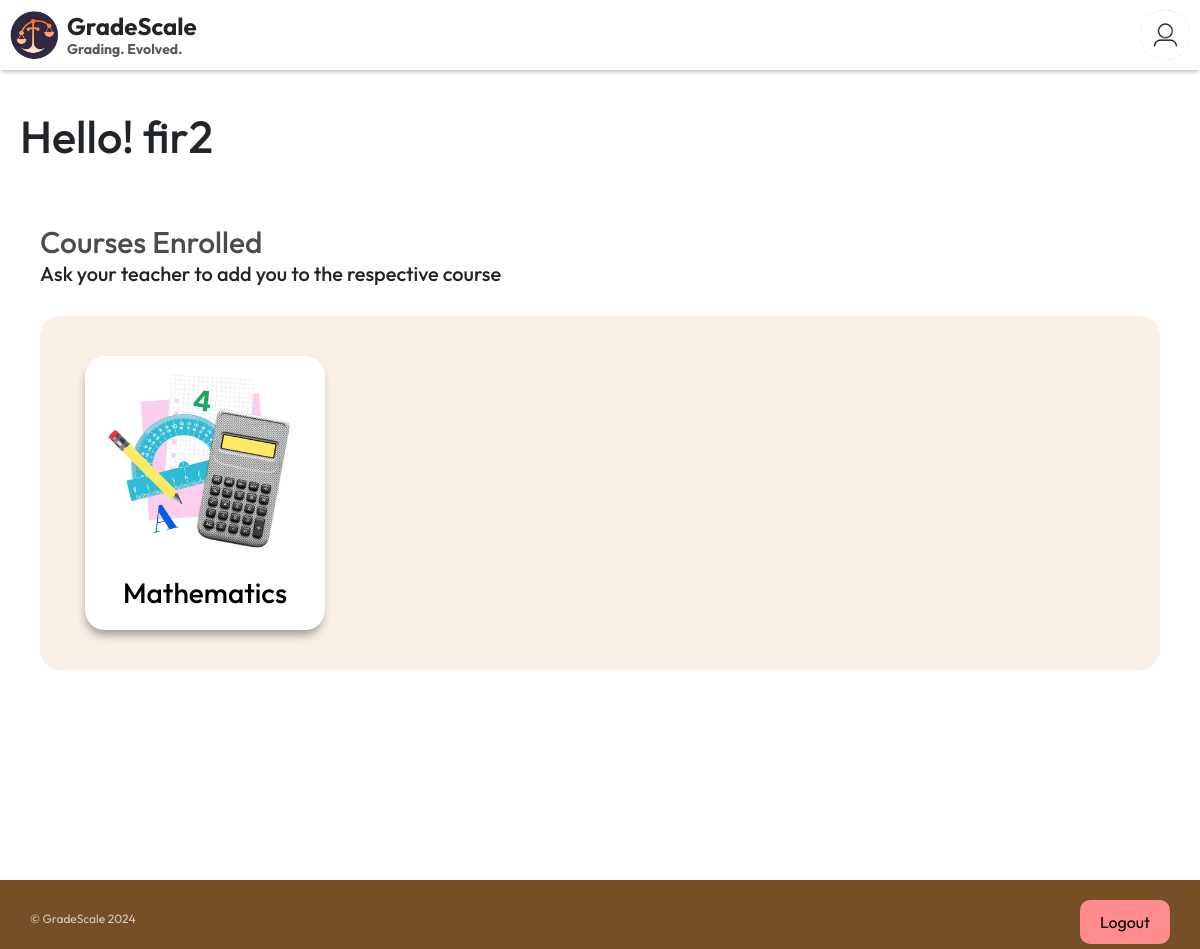
/student/dashboard (signed in), run on an earlier commit of the app's database.
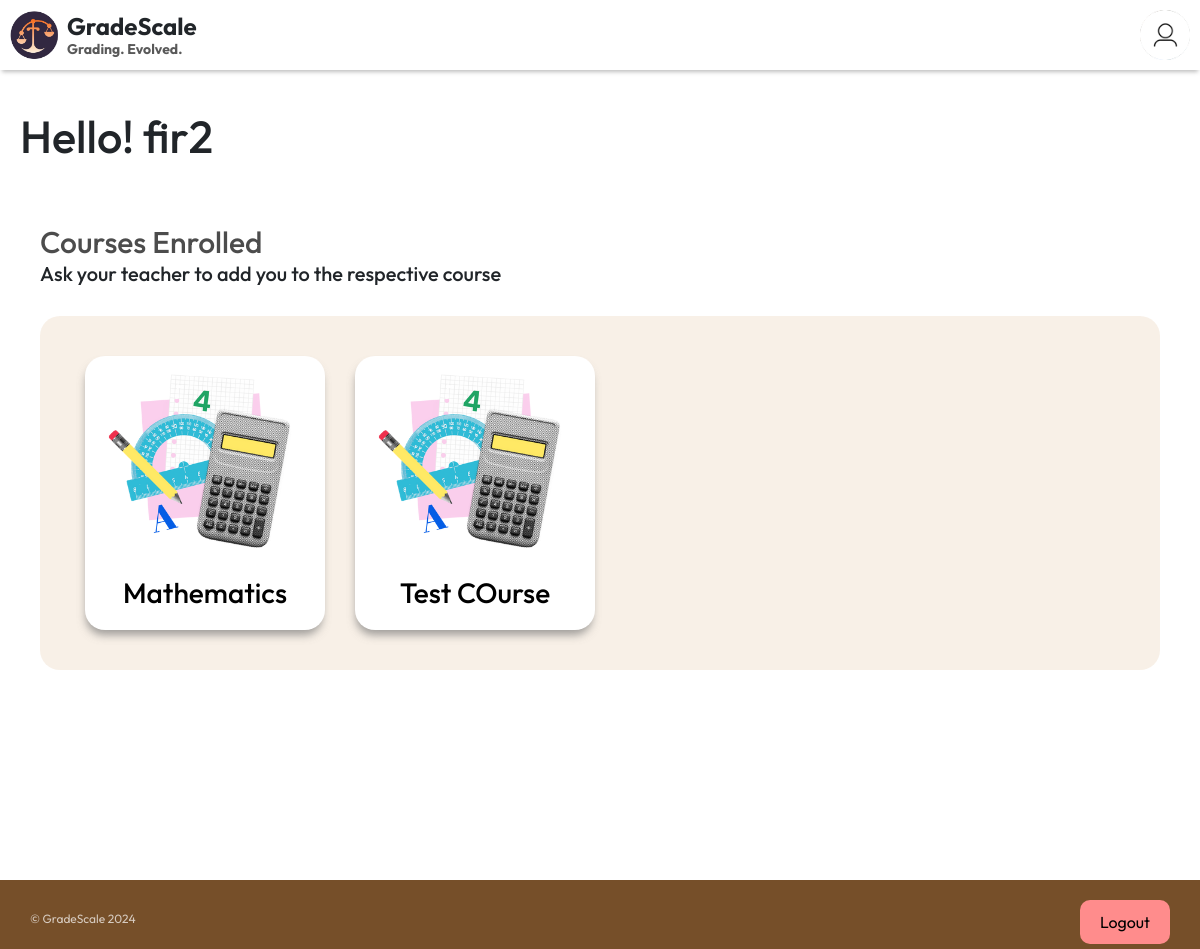
And on a later commit of the database.
### tables this page shows
CREATE TABLE Courses (
    CourseID INTEGER PRIMARY KEY AUTOINCREMENT,
    UserID INTEGER,
    CourseName TEXT NOT NULL,
    FOREIGN KEY (UserID) REFERENCES Users(UserID)
);

### main.py (the view)
@app.route("/student/dashboard")
def student_home():
    if session.get("isteacher"):
        return redirect('/')
    courses = bf.get_student_courses(bf.create_connection(), session.get("userid"))
    return render_template('student/index.html', courses=courses)

### backendfunctions.py (called while the page is built)
def create_connection(db_file="database.db"):
    conn = None
    try:
        conn = sqlite3.connect(db_file)
        print(sqlite3.version)
    except sqlite3.Error as e:
        print(e)
    return conn

def get_student_courses(conn, user_id):
    try:
        sql = "SELECT CourseID, CourseName FROM Courses WHERE CourseID IN (SELECT CourseID FROM Enrollments WHERE StudentUserID = ?)"
        cursor = conn.cursor()
        cursor.execute(sql, (user_id,))
        rows = cursor.fetchall()
        return rows
    except sqlite3.Error as e:
        print(e)
        return None

### templates/student/index.html (shortened to what this page needs)
{% extends "student/studentlayout.html" %}
{% block content %}
    <div id="container" style="min-height: 90vh;">
      <h1 style="margin: 20px; margin-top: 40px; font-size:45px;">Hello! {{session["name"]}}</h1>
      <div class="section-cards">
        <div class="subjects">
          <h2 style="margin-bottom: 1px;padding-bottom: 1px;">Courses Enrolled</h2>
          <h5 style="margin-bottom: 30px;">Ask your teacher to add you to the respective course</h5>
          <div class="cards-container" id="TOC">
            {% for course in courses %}
            <div>
              <a href="/student/course/{{course[0]}}" style="text-decoration: none; color: black;">
                <img src="{{url_for('static', filename='calculator.png')}}" />
                <h3>{{course[1]}}</h3></a>
            </div>
            {% endfor %}
          </div>
        </div>
        </div>
      </div>
{% endblock %}

What changed in the data, as far as the page shows it:
added Courses: CourseName "Test COurse"
